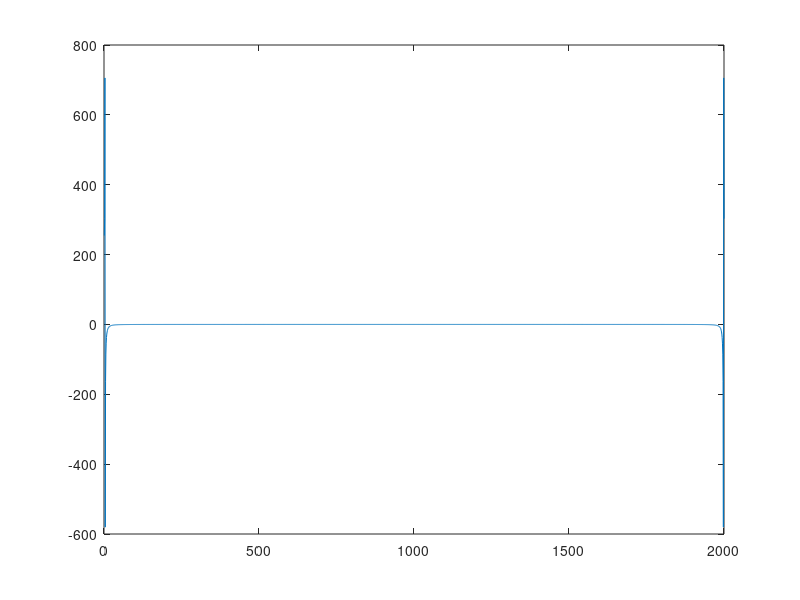

The MATLAB script that drew this image: (Note: this script raises an error after producing the figure.)
x = linspace(0,5*pi,2000);
y = sin(x);
Y = fft(real(y));

% size of orignal and transformed signal is same.
size(y) % size of orignal signal
size(Y) % size of transformed signal

plot(real(Y)) % Y has 2 parts (real+imag) we will use only real part for ploting.

% when we are working with frequency domain we will look left side of the graph (min-max frequency)
% fourier transform tell about frequency components of a signal 
% Time Domain to Frequency Domain
% Frequency Domain to Time Domain 

song = audioread('Future.mp3');
% size(song)
frq_comp = fft(song(:,1));
%plot(real(frq_comp))
